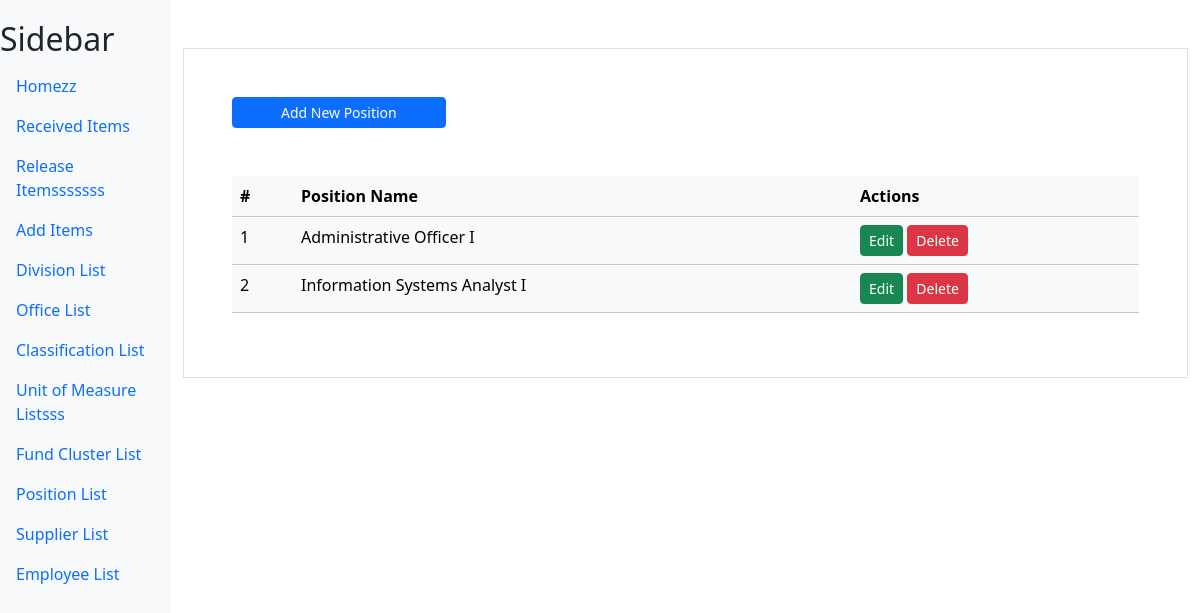
Page /position/ on the committed database.
### myapp/models.py (models this page shows, shortened)
class Position(models.Model):
    position_name = models.CharField(max_length=100)

### myapp/views.py (the view, shortened to what this page needs)
# urls.py: path('position/',views.position,name='position'),
def position(request):
    position = Position.objects.all()
    context = {"position_list":position}
    return render(request,'myapp/position.html',context)

### myapp/templates/myapp/position.html (shortened to what this page needs)
{% extends "myapp/base.html" %}
{% block content %}
<div class="container mt-5 p-5 border">
    <div class="">
        <a href="" class="btn btn-primary px-5 btn-sm" data-bs-toggle="modal" data-bs-target="#addModal">Add New Position</a>
    </div>
    <table class="table mt-5 table-light">
        <thead>
          <tr>
            <th scope="col">#</th>
            <th scope="col">Position Name</th>
            <th scope="col">Actions</th>
           </tr>
        </thead>
        <tbody>
          {%for position in position_list%}
          <tr>
            <td>{{forloop.counter}}</td>
            <td>{{position.position_name}}</td>
            <td>
                <a href="" class="btn btn-success btn-sm" data-bs-toggle="modal" data-bs-target="#updateModal_{{position.id}}">Edit</a>
                <a href="" class="btn btn-danger btn-sm" data-bs-toggle="modal" data-bs-target="#deleteModal_{{position.id}}">Delete</a>
            </td>
          </tr>
          {%endfor%}
        </tbody>
      </table>
</div>
{% endblock content %}

### myapp/templates/myapp/base.html (style rules this page uses)
body { display: flex; }

### rows in the picture
Position: position_name "Administrative Officer I"
Position: position_name "Information Systems Analyst I"
